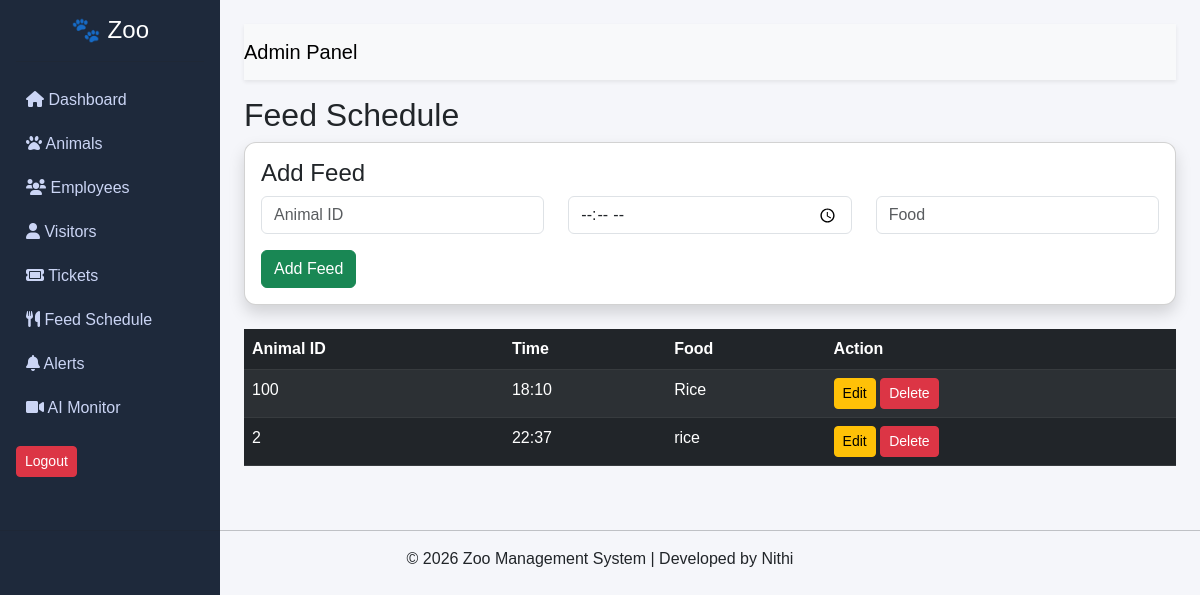
The app's page /feed with its own data.
### tables this page shows
CREATE TABLE feed_schedule (
            id INTEGER PRIMARY KEY AUTOINCREMENT,
            animal_id TEXT,
            time TEXT,
            food TEXT
        );

### app.py (the view, shortened to what this page needs)
@app.route('/feed', methods=['GET', 'POST'])
def feed():
    data = zoo_db.get_feed()
    return render_template('view_feed.html', feed=data)

### zoo_database.py (called while the page is built)
    def get_feed(self):
        self.cursor.execute("SELECT * FROM feed_schedule")
        return self.cursor.fetchall()

### templates/view_feed.html
{% extends "base.html" %}
{% block content %}
<h2>Feed Schedule</h2>
<div class="card p-3 shadow mb-4">
    <h4>Add Feed</h4>
    <form method="POST">
        <div class="row">
            <div class="col-md-4">
                <input type="text" name="animal_id" class="form-control" placeholder="Animal ID" required>
            </div>
            <div class="col-md-4">
                <input type="time" name="time" class="form-control" required>
            </div>
            <div class="col-md-4">
                <input type="text" name="food" class="form-control" placeholder="Food" required>
            </div>
        </div>
        <button class="btn btn-success mt-3">Add Feed</button>
    </form>
</div>
<table class="table table-dark table-striped">
    <thead>
        <tr>
            <th>Animal ID</th>
            <th>Time</th>
            <th>Food</th>
            <th>Action</th>
        </tr>
    </thead>
    <tbody>
        {% for f in feed %}
        <tr>
            <td>{{ f[1] }}</td>
            <td>{{ f[2] }}</td>
            <td>{{ f[3] }}</td>
            <td>
            <a href="/edit_feed/{{ f[0] }}" class="btn btn-warning btn-sm">Edit</a>
            <a href="/delete_feed/{{ f[0] }}"
                class="btn btn-danger btn-sm"
                onclick="return confirm('Delete this record?');">
                Delete
            </a>
            </td>
        </tr>
        {% endfor %}
    </tbody>
</table>
{% endblock %}

### static/style.css (style rules this page uses)
body { margin: 0; font-family: Arial, sans-serif; background-color: #f5f6fa; }
.card { border-radius: 12px; }

### records on screen
feed_schedule: animal "100", time "18:10", food "Rice"
feed_schedule: animal "2", time "22:37", food "rice"
